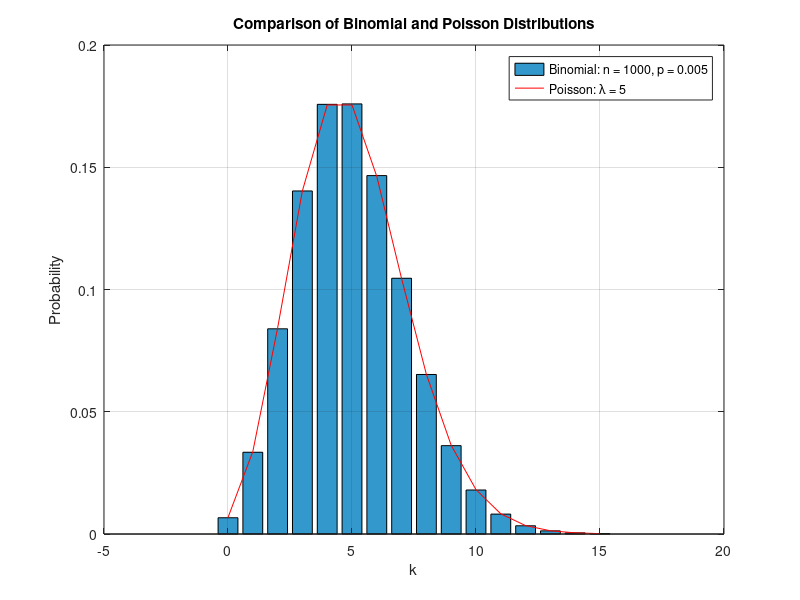

This chart was generated by the following MATLAB code:
clear; clc; close all;

% binomial parameters
n = 1000;
p = 0.005;
% Poisson paremeters
lambda = n * p;
k = 0:15;
P_binomial = binopdf(k, n, p);
P_Poisson = poisspdf(k, lambda);
bar(k, P_binomial, 'FaceColor', [0.2 0.6 0.8], 'EdgeColor', 'k');
hold on;
plot(k, P_Poisson, 'r-');
xlabel('k');
ylabel('Probability');
title('Comparison of Binomial and Poisson Distributions');
grid on;
legend('Binomial: n = 1000, p = 0.005', 'Poisson: λ = 5');
